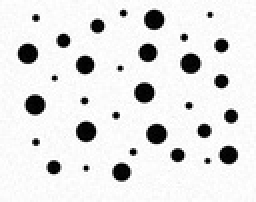
%> input picture project1/RandomDisks-P10.jpg, 128 x 101 px, shrunk from 808 x 636 before the run (shown 2 times larger)
$ octave main.m   (GNU Octave 9; MATLAB toolbox functions it lacks are replaced by stand-ins)
%> lines starting %> are read from the running program, lines starting %| are printed output that depends on the picture; in (x1, y1, x2, y2) boxes, pixels count from 0 and x2, y2 are one past the last pixel; in counts of white or black regions, pixels touching at a corner belong together; the program's own positions count from 1
### project1/convert2binary.m
%%%%%%%%%%%%% convert2binary.m file %%%%%%%%%%%%%%%%%%%%%%%%%%%%%%%%%%%%%%%%%%%%%
% Purpose:
%      Convert the image to binary image
%
% Input Variables:
%      img     input 3D/2D image
%
% Returned Results:
%      y       binary image
%
% Processing Flow:
%      1.  Calculate the size of given image.
%      2.  If it is a colored image, convert it to grayscale image.
%      3.  Find the threshold of a grayscale image. After various tries, it
%      came out to be 127.
%      4.  Iterate the grayscaled image. If value > threshold, set value
%       to 255. Set others as 0.
%      5.  Do the logical operation on the image.
%      5.  Return the binary image.
%
%
%
%
%  Authors:      Mudit Garg, Mayank Murali, Niranjan Thirusangu
%  Date:        1/28/2020
%%%%%%%%%%%%%%%%%%%%%%%%%%%%%%%%%%%%%%%%%%%%%%%%%%%%%%%%%%%%%%%%%%%%%%%%%%%

function y=convert2binary(img)

[p,q,r]=size(img);

%converting the colored image to grayscaled image
if(r==3)
    red=img(:,:,1);
    green=img(:,:,2);
    blue=img(:,:,3);
    img=0.2989 * red + 0.5870 * green + 0.1140 * blue;

end

%evaluating the threshold
threshold=127;
%creating a binary image
y=zeros(p,q);
img=double(img);
for i=1:p
    for j=1:q
        if(img(i,j)>threshold)
            y(i,j)=255;
        end
    end
end
y=y==255;
return

### project1/dilation.m
%%%%%%%%%%%%% dilation.m file %%%%%%%%%%%%%%%%%%%%%%%%%%%%%%%%%%%%%%%%%%%%%
% Purpose:
%      Perform the erosion operation on image
%
% Input Variables:
%      A     input binary image on which operation will be performed
%      B     structuring element using which operation will be performed
%
% Returned Results:
%      eroded_val       eroded image
%
% Processing Flow:
%      1.  Calculate the size of image.
%      2.  Take the round of size(structuring element)/2;
%      3.  Iterate the image such that the entire structuring element is
%      fit into the image.
%      4.  If all the values of image and structuring element match, set
%      eroded_img=1 else set it to 0.
%      5.  Repeat 3 & 4 until all the elements are accessed
%
%
%  Authors:      Mudit Garg, Mayank Murali, Niranjan Thirusangu
%  Date:        1/28/2020
%%%%%%%%%%%%%%%%%%%%%%%%%%%%%%%%%%%%%%%%%%%%%%%%%%%%%%%%%%%%%%%%%%%%%%%%%%%


function dil=dilation(A,B)

[m,n]=size(A);

p=round(size(B,1)/2);
q=round(size(B,2)/2);
dil=A;

for i=p:m-p
    for j=q:n-q
        flag=true;
        b_i=1;
        for new_i=i-p+1:i+p-1
            b_j=1;
            for new_j=j-q+1:j+q-1
                if(B(b_i,b_j)==0 && A(new_i,new_j)==0)
                    flag=false;
                    break;
                end
                b_j=b_j+1;
            end
            b_i=b_i+1;
        end
        if(flag)
            %disp('i='+i);
            %disp('j='+j);
            dil(i,j)=1;
        else
            dil(i,j)=0;
        end

    end
end

return

### project1/erosion.m
%%%%%%%%%%%%% erosion.m file %%%%%%%%%%%%%%%%%%%%%%%%%%%%%%%%%%%%%%%%%%%%%
% Purpose:
%      Perform the erosion operation on image
%
% Input Variables:
%      A     input binary image on which operation will be performed
%      B     structuring element using which operation will be performed
%
% Returned Results:
%      eroded_val       eroded image
%
% Processing Flow:
%      1.  Calculate the size of image.
%      2.  Take the round of size(structuring element)/2;
%      3.  Iterate the image such that the entire structuring element is
%      fit into the image.
%      4.  If all the values of image and structuring element match, set
%      eroded_img=0 else set it to 1.
%      5.  Repeat 3 & 4 until all the elements are accessed
%
%
%  Authors:      Mudit Garg, Mayank Murali, Niranjan Thirusangu
%  Date:        1/28/2020
%%%%%%%%%%%%%%%%%%%%%%%%%%%%%%%%%%%%%%%%%%%%%%%%%%%%%%%%%%%%%%%%%%%%%%%%%%%


function eroded_val=erosion(A,B)

[m,n]=size(A);

p=round(size(B,1)/2);
q=round(size(B,2)/2);
eroded_val=A;

for i=p:m-p
    for j=q:n-q
        flag=true;
        b_i=1;
        for new_i=i-p+1:i+p-1
            b_j=1;
            for new_j=j-q+1:j+q-1
                if(B(b_i,b_j)==0 && A(new_i,new_j)==1)
                    flag=false;
                    break;
                end
                b_j=b_j+1;
            end
            b_i=b_i+1;
        end
        if(flag)
            %disp('i='+i);
            %disp('j='+j);
            eroded_val(i,j)=0;
        else
            eroded_val(i,j)=1;
        end

    end
end

return

### project1/NoiseRemoval.m
%%%%%%%%%%%%% NoiseRemoval.m file %%%%%%%%%%%%%%%%%%%%%%%%%%%%%%%%%%%%%%%%%%%%%
% Purpose:
%      Remove the salt and pepper noise from the image "RandomDisks-P10"
%
% Input Variables:
%      img              Input image "RandomDisks-P10.jpg"
%
% Returned Results:
%      noNoiseImg       Final image with no noise.
%
% Processing Flow:
%      1.  Create a structuring element B of size(3X3).
%      2.  Perform the close operation on img using B.
%      3.  Perform the open operation on closed_img using B.
%      4.  Remove the borders of the image
%
% The following functions are called:
%      close_op.m   perform the close operation.
%      open_op.m    perform the open operation.
%
%  Authors:      Mudit Garg, Mayank Murali, Niranjan Thirusangu
%  Date:        1/27/2020
%%%%%%%%%%%%%%%%%%%%%%%%%%%%%%%%%%%%%%%%%%%%%%%%%%%%%%%%%%%%%%%%%%%%%%%%%%%
function noNoiseImg = NoiseRemoval(img)

% [10 lines of commented-out code are left out]
strucElement = zeros(3);

%imclose to apply close operation
img1 = close_op(img, strucElement);
%figure, imshow(img1);
%imclose to apply open operation
noNoiseImg = open_op(img1, strucElement);
%figure,imshow(noNoiseImg);

%removing borders
%the size of border around image is approximately 4 pixels.
[m,n] =size(noNoiseImg);

for i=1:m
    for j=1:4
        noNoiseImg(i,j)=1;
    end
end

for i=1:4
    for j=1:n
        noNoiseImg(i,j)=1;
    end
end


for i=1:m
    for j=n-4:n
        noNoiseImg(i,j)=1;
    end
end

return

### project1/disk.m
%%%%%%%%%%%%% disk.m file %%%%%%%%%%%%%%%%%%%%%%%%%%%%%%%%%%%%%%%%%%%%%
% Purpose:
%      Return the structuring element in the shape of disk
%
% Input Variables:
%      r     radius of the disk
%
%
% Returned Results:
%      disk_str the disk of radius r
%
% Processing Flow:
%       1.  Calculate the diameter.
%       2.  Create a matrix of size d+2.
%       3.  Now, iterate over the matrix.
%       4.  Set the pixel to 1 if it lies within the radius range
%
%
%  Author:      Mudit Garg, Mayank Murali, Niranjan Thirusangu
%  Date:        1/30/2020
%%%%%%%%%%%%%%%%%%%%%%%%%%%%%%%%%%%%%%%%%%%%%%%%%%%%%%%%%%%%%%%%%%%%%%%%%%%


function disk_str=disk(r)

d=2*r;

disk_str=zeros(d+2);

for i=1:d+1
    for j=1:d+1
        x = i - r - 1;
        y = j - r - 1;
        R  = x*x+y*y;
        if R<=(r*r)
            disk_str(i,j)=1;
        end
    end
end


return

### project1/complement.m
%%%%%%%%%%%%% complement.m file %%%%%%%%%%%%%%%%%%%%%%%%%%%%%%%%%%%%%%%%%%%%%
% Purpose:
%      Return the complement of given image
%
% Input Variables:
%      img     image for which complement needs to be returned.
%
% Returned Results:
%      output   complement of image
%
% Processing Flow:
%      1.  Calculate the size of image.
%      2.  Iterate the image.
%      3.  If img(i,j)=1, set output(i,j)=0 else output(i,j)=1
%
%
%  Author:      Mudit Garg, Mayank Murali, Niranjan Thirusangu
%  Date:        1/28/2020
%%%%%%%%%%%%%%%%%%%%%%%%%%%%%%%%%%%%%%%%%%%%%%%%%%%%%%%%%%%%%%%%%%%%%%%%%%%


function output=complement(img)

[m,n]=size(img);
output=zeros(m,n);

for i=1:m
    for j=1:n
        if(img(i,j)==1)
            output(i,j)=0;
        else
            output(i,j)=1;
        end
    end
end

return

### project1/intersection.m
%%%%%%%%%%%%% intersection.m file %%%%%%%%%%%%%%%%%%%%%%%%%%%%%%%%%%%%%%%%%%%%%
% Purpose:
%      Return the intersection of two images
%
% Input Variables:
%      A     binary image1
%      B     binary image2
%
% Returned Results:
%      output   intersection between A and B
%
% Processing Flow:
%      1.  Iterate the image
%      2.  If both the pixels are 0 i.e filled, set the output to 0.
%      3.  Return the output image.
%
%
%  Author:      Mudit Garg, Mayank Murali, Niranjan Thirusangu
%  Date:        1/30/2020
%%%%%%%%%%%%%%%%%%%%%%%%%%%%%%%%%%%%%%%%%%%%%%%%%%%%%%%%%%%%%%%%%%%%%%%%%%%


function output=intersection(A,B)

[m,n]=size(A);
output=ones(m,n);
for i=1:m
    for j=1:n
        if(A(i,j)==0 && B(i,j)==0)
            output(i,j)=0;
        end
    end
end

return

### project1/highlight_selector.m
%%%%%%%%%%%%% highlight_selector.m file %%%%%%%%%%%%%%%%%%%%%%%%%%%%%%%%%%%%%%%%%%%%%
% Purpose:
%      Hightlights the object detected after transformation
%
% Input Variables:
%      original_img     filtered original image on which tasks are
%      performed
%      transformed_img   image after performing hit or miss transform
%
% Returned Results:
%      new_img       highlighted  image
%
% Processing Flow:
%      1.  Find the locations in transformed image where pixel=0
%      2.  Fill the original image at the locations found in step 1.
%      3.  intersect the original image and and the complement of image
%      formed in step 2.
%      4.  Perform the logical operation on new_img
%
%   The following functions are called:
%      find.m          find the locations of the specified pizel
%      imfill.m        fill image regions
%      intersection.m  return the intersection of 2 images
%      complement.m    return the complement of image passed.
%
%  Authors:      Mudit Garg, Mayank Murali, Niranjan Thirusangu
%  Date:        1/31/2020
%%%%%%%%%%%%%%%%%%%%%%%%%%%%%%%%%%%%%%%%%%%%%%%%%%%%%%%%%%%%%%%%%%%%%%%%%%%


function new_img=highlight_selector(original_img,transformed_img)


[row,col]=find(transformed_img==0);

x=imfill(original_img,[row,col]);

new_img=intersection(original_img,complement(x));

new_img=new_img==1;
return

### project1/hitormiss.m
%%%%%%%%%%%%% hitandmiss.m file %%%%%%%%%%%%%%%%%%%%%%%%%%%%%%%%%%%%%%%%%%%%%
% Purpose:
%      Perform the Hit-or-Miss Transformation on image "RandomDisks-P10"
%
% Input Variables:
%      X     input binary image
%      A     first structuring element
%      B     second structuring element
%
% Returned Results:
%      transform       output image after hit-or-miss transformation
%
% Processing Flow:
%      1.  Perform the erosion operation on image X using A.
%      2.  Perform the erosion operation on complement(X) using B.
%      3.  Find the intersection between the images found in step 1 and
%      step 2.
%
%   The following functions are called:
%      erosion.m       perform the erosion operation
%      complement.m    return the complement of image
%      intersection.m  return the intersection of 2 images
%
%  Authors:      Mudit Garg, Mayank Murali, Niranjan Thirusangu
%  Date:        1/30/2020
%%%%%%%%%%%%%%%%%%%%%%%%%%%%%%%%%%%%%%%%%%%%%%%%%%%%%%%%%%%%%%%%%%%%%%%%%%%


function transform=hitandmiss(X,A,B)

img1 = erosion(X,A);
%figure, imshow(img1);
compl=complement(X);
img2=erosion(compl,B);
%figure, imshow(img2);
transform=intersection(img1,img2);


return

### project1/close_op.m
%%%%%%%%%%%%% close.m file %%%%%%%%%%%%%%%%%%%%%%%%%%%%%%%%%%%%%%%%%%%%%
% Purpose:
%      Perform the close operation on image
%
% Input Variables:
%      X     input 2D binary image
%      B     structuring element
%
% Returned Results:
%      closed_img       image after performing close operation
%
% Processing Flow:
%      1.  Perform the dilation operation on image using structuring
%      element B.
%      2.  Perform the erosion operation on dilated image using B.
%      5.  Return the binary image.
%
% The following functions are called:
%      erosion.m       performs erosion
%      dilation.m      performs dilation
%
%  Author:      Mudit Garg, Mayank Murali, Niranjan Thirusangu
%  Date:        1/29/2020
%%%%%%%%%%%%%%%%%%%%%%%%%%%%%%%%%%%%%%%%%%%%%%%%%%%%%%%%%%%%%%%%%%%%%%%%%%%


function closed_img=close_op(X,B)

closed_img=dilation(X,B);
closed_img=erosion(closed_img,B);

return

### project1/open_op.m
%%%%%%%%%%%%% open_op.m file %%%%%%%%%%%%%%%%%%%%%%%%%%%%%%%%%%%%%%%%%%%%%
% Purpose:
%      Perform the open operation on image
%
% Input Variables:
%      img     image on which open operation needs to be performed
%      B       structuring element
%
% Returned Results:
%      output   image opened by B
%
% Processing Flow:
%      1.  Perform the erosion on image using B.
%      2.  Perform the dilation on eroded image usng B.
%
% The following functions are called:
%      erosion.m     perform the erosion operation.
%      dilation.m    perform the dilation operation.
%
%
%  Author:      Mudit Garg, Mayank Murali, Niranjan Thirusangu
%  Date:        1/28/2020
%%%%%%%%%%%%%%%%%%%%%%%%%%%%%%%%%%%%%%%%%%%%%%%%%%%%%%%%%%%%%%%%%%%%%%%%%%%


function output=open_op(img,B)

output=erosion(img,B);
output=dilation(output,B);

return

### project1/main.m
%%%%%%%%%%%%% main.m file %%%%%%%%%%%%%%%%%%%%%%%%%%%%%%%%%%%%%%%%%%%%%
% Purpose:
%      Convert the image to binary image
%
% Input Variables:
%      img     input 3D/2D image
%
% Returned Results:
%      y       binary image
%
% Processing Flow:
%      1.  Read the image.
%      2.  convert to binary image.
%      2.  remove the salt and pepper noise from the binary image.
%      3.  Create  structuring elements of disk shape of radii 8 and 30.
%      4.  Create window based structuring element of size 37 and 10.
%      5.  Perform hit-or-miss operation and get the disks of a specific
%      size.
%      6.  Highlight the disks and save them on the machine.
%      7. Perform the steps 5 and 6 on noisy binary image.
%
%
% The following functions are called:
%      imread.m              read the image
%      convert2binary.m      convert the image to a binary image
%      Noiseremoval.m        remove the salt and pepper noise from binary image
%      hitormiss.m           perform the hit and miss transform on the binary image
%      imwrite.m             saves the image to disk
%      disk.m                creates a disk shaped strcuturing elements.
%      highlight_selector.m  highlights the object in the image.
%      union_op.m            Performs union on 2 images
%
%  Author:      Mudit Garg, Mayank Murali, Niranjan Thirusangu
%  Date:        1/29/2020
%%%%%%%%%%%%%%%%%%%%%%%%%%%%%%%%%%%%%%%%%%%%%%%%%%%%%%%%%%%%%%%%%%%%%%%%%%%
clear;
%reading the image
img=imread('RandomDisks-P10.jpg');
%> img is the input picture: size 101x128x3 uint8; min 0, max 255, mean 227.2

%convert the image to binary
img=convert2binary(img);
%> after the loop in convert2binary, `for i=1:p`:
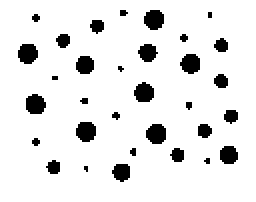
%> y: size 101x128 double (shown 2 times larger); 90.3% white; 32 black regions (13 under 20 px), largest, box (x1, y1, x2, y2) and area: (38, 61, 48, 71) 82, (73, 62, 83, 72) 82, (72, 5, 82, 15) 81
%figure, imshow(img);
imwrite(img,'binaryimage.gif');

%remove noise using close and open operation
noNoiseImg = NoiseRemoval(img);
%> after the loop in dilation, `for i=p:m-p`:
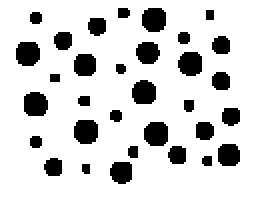
%> dil: size 101x128 logical (shown 2 times larger); 83% white; 32 black regions (1 under 20 px), largest, box (x1, y1, x2, y2) and area: (37, 60, 49, 72) 126, (72, 61, 84, 73) 126, (71, 4, 83, 16) 125
%> call 2 of erosion, with B = [0 0 0; 0 0 0; 0 0 0]
%> after the loop in erosion (call 2), `for i=p:m-p`:
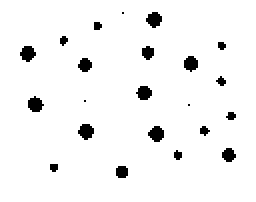
%> eroded_val: size 101x128 logical (shown 2 times larger); 95.6% white; 22 black regions (11 under 20 px), largest, box (x1, y1, x2, y2) and area: (39, 62, 47, 70) 46, (74, 63, 82, 71) 46, (73, 6, 81, 14) 45
%> call 2 of dilation, with B = [0 0 0; 0 0 0; 0 0 0]
%> after the loop in dilation (call 2), `for i=p:m-p`:
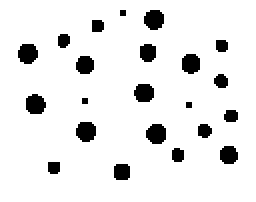
%> dil: size 101x128 logical (shown 2 times larger); 91.2% white; 22 black regions (3 under 20 px), largest, box (x1, y1, x2, y2) and area: (38, 61, 48, 71) 82, (73, 62, 83, 72) 82, (72, 5, 82, 15) 81
%figure,imshow(noNoiseImg);
imwrite(noNoiseImg,'filtered_img.gif')


Ab=~disk(30); %% Generated disk A for biggest disk
Bb=disk(37); %% Generated w-a mask (B) for biggest disk

%big=erosion(noNoiseImg,As);
big=hitormiss(noNoiseImg,Ab,Bb);
%> after the loop in erosion (call 3), `for i=p:m-p`:
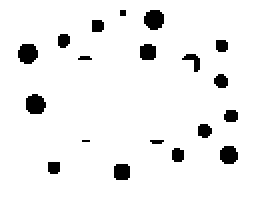
%> eroded_val: size 101x128 logical (shown 2 times larger); 93.9% white; 19 black regions (4 under 20 px), largest, box (x1, y1, x2, y2) and area: (72, 5, 82, 15) 81, (9, 22, 19, 32) 81, (13, 47, 23, 57) 81
%> after the loop in erosion (call 4), `for i=p:m-p`:
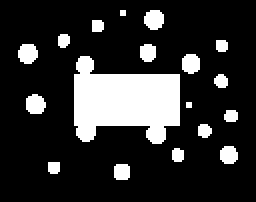
%> eroded_val: size 101x128 double (shown 2 times larger); values 0 (black) and 1 (white), 18.6% white; 18 white regions (2 under 20 px), largest, box (x1, y1, x2, y2) and area: (37, 28, 90, 72) 1591, (72, 5, 82, 15) 81, (9, 22, 19, 32) 81
%> after the loop in intersection, `for i=1:m`: output: size 101x128 double; every value is 1
big_disk=highlight_selector(noNoiseImg,big);
%> in highlight_selector, `[row,col]=find(transformed_img==0);`: row = []
%> in highlight_selector, `new_img=new_img==1;`: new_img: size 101x128 logical; every value is 1
figure, imshow(big_disk);
imwrite(big_disk,'big_disk.gif');


As=~disk(8); %% Generated disk A for smallest disk
Bs=disk(10); %% Generated w-a mask (B) for smallest disk

small=hitormiss(noNoiseImg,As,Bs);
%> after the loop in erosion (call 5), `for i=p:m-p`:
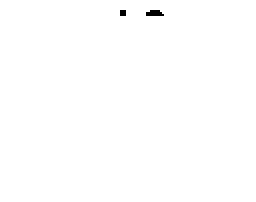
%> eroded_val: size 101x128 logical (shown 2 times larger); 99.8% white; black in thin lines or dots, all inside (x1, y1, x2, y2) = (60, 5, 82, 8)
%> (the run ends here)
